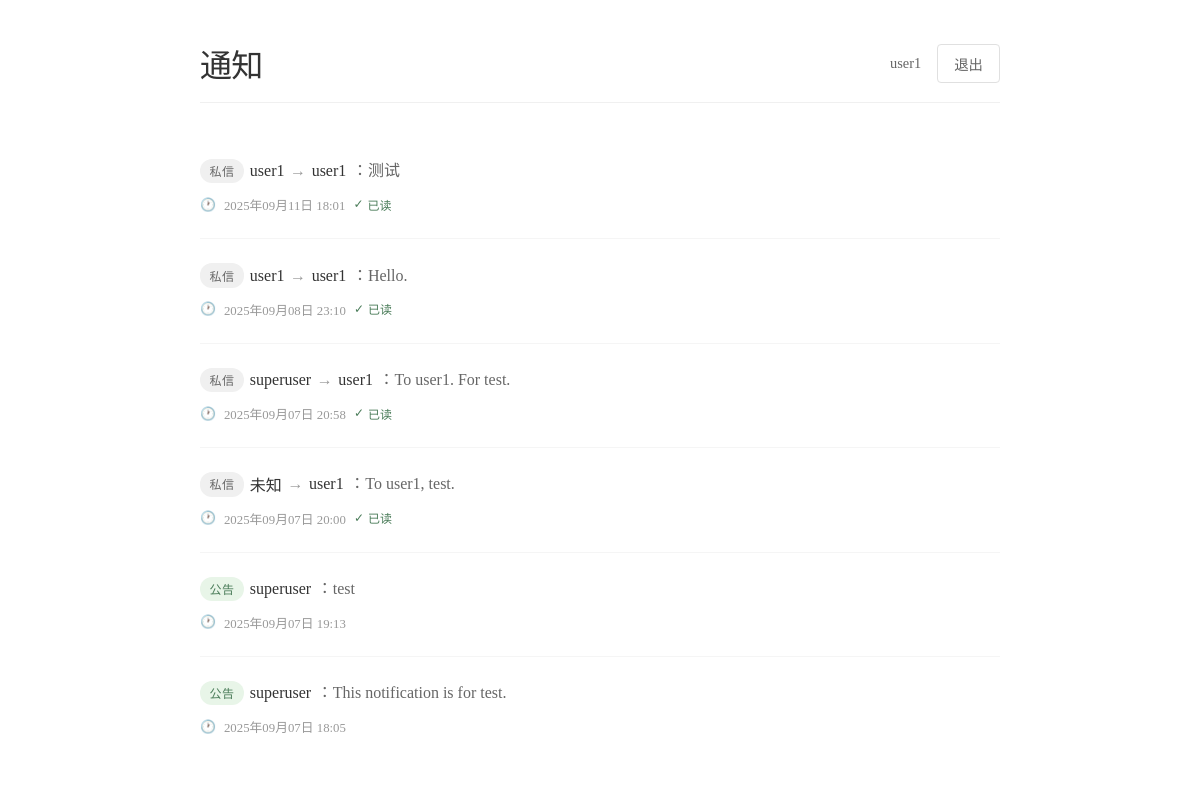
The app's page /notifications/ (signed in) with its own data.
### notifications/models.py (models this page shows, shortened)
class Notification(models.Model):
    sender = models.ForeignKey(
        User,
        on_delete=models.CASCADE,
        related_name="sent_notifications",
        null=True, blank=True   # 新增：允许为空
    )
    receiver = models.ForeignKey(
        User,
        on_delete=models.CASCADE,
        related_name="received_notifications",
        null=True, blank=True   # 仍然允许为空 → 公告
    )
    message = models.TextField()
    created_at = models.DateTimeField(auto_now_add=True)
    is_read = models.BooleanField(default=False)

### notifications/views.py (the view)
# urls.py: path('', views.my_notifications, name='notifications_list'),
def my_notifications(request):
    if request.user.is_authenticated:
        notifications = Notification.objects.filter(
            Q(receiver=request.user) | Q(receiver=None)
        ).order_by("-created_at")
    else:
        notifications = Notification.objects.filter(receiver=None).order_by("-created_at")
    return render(request, "notifications/notifications_list.html", {
        "notifications": notifications
    })

### notifications/templates/notifications/notifications_list.html (shortened to what this page needs)
{% load static %}
<link rel="stylesheet" href="{% static 'css/notifications.css' %}">
<div class="page-wrapper">
  <div class="page-header">
    <h1 class="page-title">通知</h1>
    <div class="user-status">
      {% if request.user.is_authenticated %}
        <span class="user-info">
          <span class="username">{{ request.user.username }}</span>
        </span>
        <button type="button" class="logout-btn" onclick="logoutUser()">退出</button>
      {% else %}
        <a href="{% url 'login' %}?next=/notifications/" class="login-btn">登录</a>
      {% endif %}
    </div>
  </div>
  <div class="notifications-container">
  <ul class="notification-list">
  {% for notif in notifications %}
    <li class="notification-item d-flex align-items-center gap-3">
      <div class="notification-content">
        {% if notif.receiver %}
          <div class="notification-line">
            <span class="badge badge-private">私信</span>
            {% if notif.sender %}
              <span class="notification-sender">{{ notif.sender.username }}</span>
              <span class="arrow">→</span>
              <span class="notification-sender">{{ notif.receiver.username }}</span>
              <span class="notification-message">：{{ notif.message }}</span>
            {% else %}
              <span class="notification-sender">未知</span>
              <span class="arrow">→</span>
              <span class="notification-sender">{{ notif.receiver.username }}</span>
              <span class="notification-message">：{{ notif.message }}</span>
            {% endif %}
          </div>
        {% else %}
          <div class="notification-line">
            <span class="badge badge-public">公告</span>
            {% if notif.sender %}
              <span class="notification-sender">{{ notif.sender.username }}</span>
              <span class="notification-message">：{{ notif.message }}</span>
            {% else %}
              <span class="notification-sender">系统</span>
              <span class="notification-message">：{{ notif.message }}</span>
            {% endif %}
          </div>
        {% endif %}
        <div class="notification-time">
          <span class="icon">🕐</span>
          <span>{{ notif.created_at|date:"Y年m月d日 H:i" }}</span>
          {% if notif.receiver and notif.is_read %}
            <span class="read-status">
              <span class="icon">✓</span> 已读
            </span>
          {% endif %}
        </div>
      </div>
    </li>
  {% empty %}
    <li class="empty-notification">暂无通知</li>
  {% endfor %}
  </ul>
</div>
</div>

### notifications/static/css/notifications.css (style rules this page uses)
.page-wrapper { max-width: 800px; margin: 0 auto; padding: 2rem 1rem; background: #ffffff; min-height: 100vh; }
.page-header { display: flex; justify-content: space-between; align-items: center; margin-bottom: 2rem; padding-bottom: 1rem; border-bottom: 1px solid #f0f0f0; }
.page-title { margin: 0; font-weight: 300; font-size: 2rem; color: #333; letter-spacing: -0.02em; }
.user-status { display: flex; align-items: center; gap: 1rem; }
.user-info { display: flex; align-items: center; gap: 0.5rem; }
.username { font-size: 0.9rem; color: #666; font-weight: 400; }
.login-btn, .logout-btn { padding: 0.5rem 1rem; background: transparent; color: #666; text-decoration: none; border: 1px solid #e0e0e0; border-radius: 4px; font-size: 0.9rem; transition: all 0.2s ease; cursor: pointer; font-family: inherit; }
.logout-btn { border: 1px solid #e0e0e0; }
.notifications-container { background: #ffffff; }
.notification-list { list-style: none; padding: 0; margin: 0; }
.notification-item { border: none; border-bottom: 1px solid #f5f5f5; transition: all 0.3s ease; padding: 1.5rem 0; display: flex; align-items: flex-start; cursor: pointer; position: relative; }
.notification-item:last-child { border-bottom: none; }
.notification-content { flex-grow: 1; transition: all 0.3s ease; }
.notification-line { display: flex; align-items: center; gap: 0.35rem; flex-wrap: wrap; }
.arrow { color: #999; font-weight: bold; }
.badge-private { background-color: #f0f0f0; color: #666; padding: 0.2rem 0.6rem; border-radius: 12px; font-size: 0.75rem; font-weight: 400; text-transform: uppercase; letter-spacing: 0.5px; transition: all 0.3s ease; }
.badge-public { background-color: #e8f5e8; color: #4a7c59; padding: 0.2rem 0.6rem; border-radius: 12px; font-size: 0.75rem; font-weight: 400; text-transform: uppercase; letter-spacing: 0.5px; transition: all 0.3s ease; }
.notification-sender { font-weight: 500; color: #333; }
.notification-message { color: #666; line-height: 1.5; }
.notification-time { display: flex; align-items: center; gap: 0.5rem; font-size: 0.8rem; color: #999; margin-top: 0.75rem; flex-wrap: wrap; }
.notification-time .icon { font-size: 0.8rem; }
.read-status { display: inline-flex; align-items: center; gap: 0.25rem; color: #4a7c59; font-weight: 400; font-size: 0.75rem; }
.read-status .icon { font-size: 0.75rem; }

### records on screen
Notification: sender.username "user1", receiver.username "user1", message "测试", created_at "2025年09月11日 18:01", is_read "已读"
Notification: sender.username "user1", receiver.username "user1", message "Hello.", created_at "2025年09月08日 23:10", is_read "已读"
Notification: sender.username "superuser", receiver.username "user1", message "To user1. For test.", created_at "2025年09月07日 20:58", is_read "已读"
Notification: receiver.username "user1", message "To user1, test.", created_at "2025年09月07日 20:00", is_read "已读"
Notification: sender.username "superuser", message "test", created_at "2025年09月07日 19:13"
Notification: sender.username "superuser", message "This notification is for test.", created_at "2025年09月07日 18:05"

### other values on screen
{{ request.user.username }} "user1"
